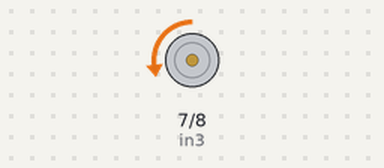
A sketch run on a simulated Arduino Uno, built with avr-gcc and run on an emulated ATmega328P. Parts: motor-driver pin pairs drawn as motors (green arrow = first pin HIGH = forward, orange = second pin HIGH = backward, longer = more drive, scaled by the enable pin).

Above: at 0.19 s.
At 0.7 s:
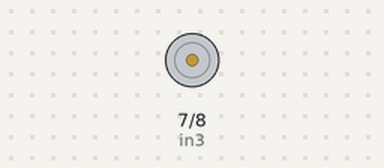
At 2.57 s:
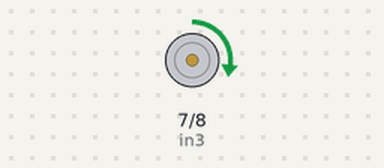
Timing chart, 0 to 3.0 s (numbered marks = the images above):
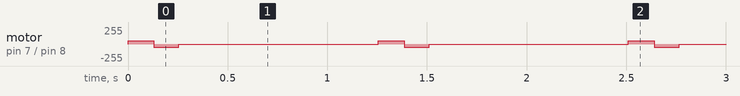

The sketch:

blinking_test.ino
```cpp
int enable2 = 11;
int in3 = 7;
int in4 = 8;
int tDelay = 125;
int inbetweenDelay = 5;
int pAValue = 50;

void setup() {

  pinMode(enable2, OUTPUT);

  pinMode(in3, OUTPUT);

  pinMode(in4, OUTPUT);

}

void loop() {

  analogWrite(enable2, pAValue); // Any value between 0 and 255
  digitalWrite(in3, HIGH);
  digitalWrite(in4, LOW);
  delay(tDelay);
  digitalWrite(in3, LOW);
  delay(inbetweenDelay);


  analogWrite(enable2, pAValue); // Any value between 0 and 255
  digitalWrite(in3, LOW);
  digitalWrite(in4, HIGH);
  delay(tDelay);
  digitalWrite(in4, LOW);
  delay(1000);

}
```

Measured:
- by itself, motor on pin 7 (in3) / pin 8 (in4): repeats every 1.3 s: backward 50/255 0.13 s, stopped 1.0 s, forward 50/255 0.13 s
